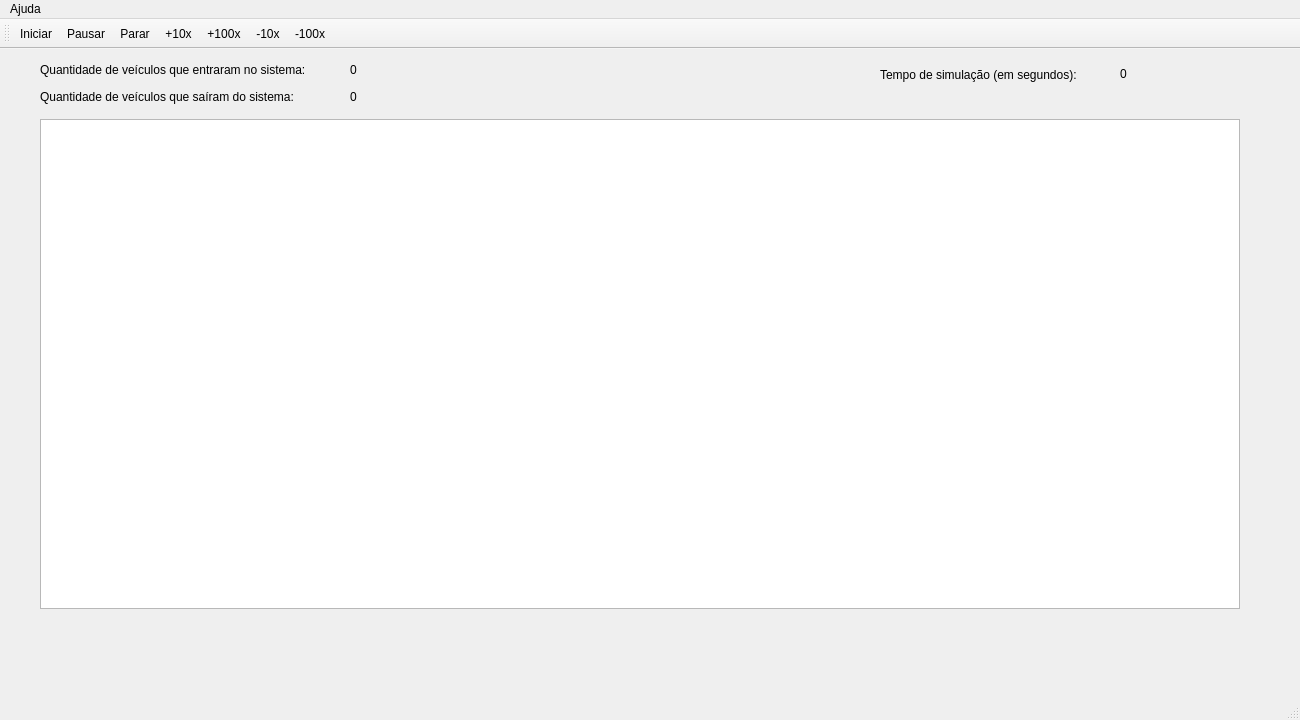
<?xml version="1.0" encoding="UTF-8"?>
<ui version="4.0">
 <class>MainWindow</class>
 <widget class="QMainWindow" name="MainWindow">
  <property name="geometry">
   <rect>
    <x>0</x>
    <y>0</y>
    <width>1300</width>
    <height>720</height>
   </rect>
  </property>
  <property name="minimumSize">
   <size>
    <width>1300</width>
    <height>720</height>
   </size>
  </property>
  <property name="windowTitle">
   <string>MainWindow</string>
  </property>
  <widget class="QWidget" name="centralWidget">
   <widget class="SimuladorView" name="graphicsView">
    <property name="geometry">
     <rect>
      <x>40</x>
      <y>70</y>
      <width>1200</width>
      <height>490</height>
     </rect>
    </property>
   </widget>
   <widget class="QLabel" name="label">
    <property name="geometry">
     <rect>
      <x>40</x>
      <y>10</y>
      <width>301</width>
      <height>21</height>
     </rect>
    </property>
    <property name="text">
     <string>Quantidade de veículos que entraram no sistema:</string>
    </property>
   </widget>
   <widget class="QLabel" name="qtd_in">
    <property name="geometry">
     <rect>
      <x>350</x>
      <y>13</y>
      <width>59</width>
      <height>15</height>
     </rect>
    </property>
    <property name="text">
     <string>0</string>
    </property>
   </widget>
   <widget class="QLabel" name="label_2">
    <property name="geometry">
     <rect>
      <x>40</x>
      <y>40</y>
      <width>291</width>
      <height>16</height>
     </rect>
    </property>
    <property name="text">
     <string>Quantidade de veículos que saíram do sistema:</string>
    </property>
   </widget>
   <widget class="QLabel" name="qtd_out">
    <property name="geometry">
     <rect>
      <x>350</x>
      <y>40</y>
      <width>61</width>
      <height>16</height>
     </rect>
    </property>
    <property name="text">
     <string>0</string>
    </property>
   </widget>
   <widget class="QLabel" name="label_3">
    <property name="geometry">
     <rect>
      <x>880</x>
      <y>10</y>
      <width>231</width>
      <height>31</height>
     </rect>
    </property>
    <property name="text">
     <string>Tempo de simulação (em segundos): </string>
    </property>
   </widget>
   <widget class="QLabel" name="timer">
    <property name="geometry">
     <rect>
      <x>1120</x>
      <y>17</y>
      <width>81</width>
      <height>16</height>
     </rect>
    </property>
    <property name="text">
     <string>0</string>
    </property>
   </widget>
  </widget>
  <widget class="QMenuBar" name="menuBar">
   <property name="geometry">
    <rect>
     <x>0</x>
     <y>0</y>
     <width>1300</width>
     <height>20</height>
    </rect>
   </property>
   <widget class="QMenu" name="menuSobre">
    <property name="geometry">
     <rect>
      <x>242</x>
      <y>140</y>
      <width>148</width>
      <height>69</height>
     </rect>
    </property>
    <property name="title">
     <string>Ajuda</string>
    </property>
    <addaction name="actionSobre"/>
   </widget>
   <addaction name="menuSobre"/>
  </widget>
  <widget class="QStatusBar" name="statusBar"/>
  <widget class="QToolBar" name="toolBar">
   <property name="minimumSize">
    <size>
     <width>0</width>
     <height>30</height>
    </size>
   </property>
   <property name="windowTitle">
    <string>toolBar</string>
   </property>
   <attribute name="toolBarArea">
    <enum>TopToolBarArea</enum>
   </attribute>
   <attribute name="toolBarBreak">
    <bool>false</bool>
   </attribute>
   <addaction name="actionIniciar"/>
   <addaction name="actionPausar"/>
   <addaction name="actionParar"/>
   <addaction name="action10x"/>
   <addaction name="action100x"/>
   <addaction name="action_10x"/>
   <addaction name="action_100x"/>
  </widget>
  <action name="actionSobre">
   <property name="text">
    <string>Sobre</string>
   </property>
  </action>
  <action name="actionIniciar">
   <property name="checkable">
    <bool>false</bool>
   </property>
   <property name="icon">
    <iconset resource="imagens.qrc">
     <normaloff>:/Imagens/GUI/Buttons/media-playback-start.svg</normaloff>:/Imagens/GUI/Buttons/media-playback-start.svg</iconset>
   </property>
   <property name="text">
    <string>Iniciar</string>
   </property>
  </action>
  <action name="actionPausar">
   <property name="icon">
    <iconset resource="imagens.qrc">
     <normaloff>:/Imagens/GUI/Buttons/media-playback-pause.svg</normaloff>:/Imagens/GUI/Buttons/media-playback-pause.svg</iconset>
   </property>
   <property name="text">
    <string>Pausar</string>
   </property>
  </action>
  <action name="actionParar">
   <property name="icon">
    <iconset resource="imagens.qrc">
     <normaloff>:/Imagens/GUI/Buttons/media-playback-stop.svg</normaloff>:/Imagens/GUI/Buttons/media-playback-stop.svg</iconset>
   </property>
   <property name="text">
    <string>Parar</string>
   </property>
  </action>
  <action name="action10x">
   <property name="text">
    <string>+10x</string>
   </property>
  </action>
  <action name="action100x">
   <property name="text">
    <string>+100x</string>
   </property>
  </action>
  <action name="action_10x">
   <property name="text">
    <string>-10x</string>
   </property>
  </action>
  <action name="action_100x">
   <property name="text">
    <string>-100x</string>
   </property>
  </action>
 </widget>
 <layoutdefault spacing="6" margin="11"/>
 <customwidgets>
  <customwidget>
   <class>SimuladorView</class>
   <extends>QGraphicsView</extends>
   <header location="global">simuladorview.hpp</header>
  </customwidget>
 </customwidgets>
 <resources>
  <include location="imagens.qrc"/>
 </resources>
 <connections/>
</ui>
